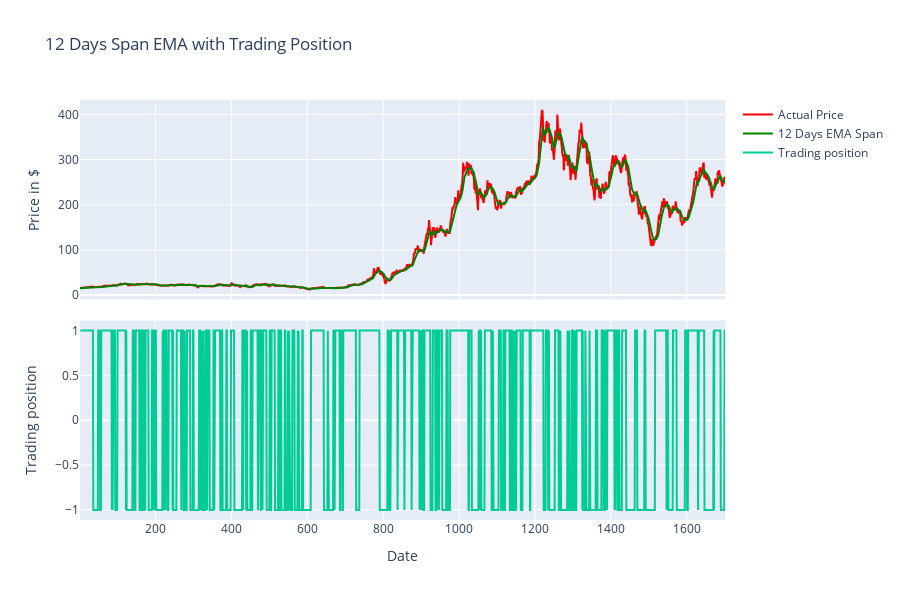

Source (notebook cell):
### Code cell
'''fig, (ax1, ax2) = plt.subplots(2, 1, figsize=(17,10))

ax1.plot(stock['Close'], label='Actual Price', color = 'red')
ax1.plot(stock['EMA_12'], label = '12 Days EMA Span', color = 'green')
ax1.set_title('12 Days Span EMA with Trading Position')
ax1.set_ylabel('Price in $')
ax1.legend(loc='best')

ax2.plot(stock['EMA_12_Signal'], label='Trading position')
ax2.set_title('Trading Signal')
ax2.set_xlabel('Date')
ax2.set_ylabel('Trading position')

fig.savefig('Trading_Strategy.png')'''

import plotly.graph_objects as go
from plotly.subplots import make_subplots

fig = make_subplots(rows=2, cols=1, shared_xaxes=True, 
                    vertical_spacing=0.05)

fig.add_trace(go.Scatter(
    x=stock.index, 
    y=stock['Close'], 
    name='Actual Price',
    marker_color='red'
), row=1, col=1)

fig.add_trace(go.Scatter(
    x=stock.index, 
    y=stock['EMA_12'],
    name='12 Days EMA Span',
    marker_color='green'
), row=1, col=1)

fig.update_yaxes(title_text="Price in $", row=1, col=1)

fig.add_trace(go.Scatter(
    x=stock.index, 
    y=stock['EMA_12_Signal'], 
    name='Trading position'
), row=2, col=1) 

fig.update_yaxes(title_text="Trading position", row=2, col=1)

fig.update_xaxes(title_text="Date", row=2, col=1)

fig.update_layout(
    title_text="12 Days Span EMA with Trading Position", 
    height=600
)

fig.show()

### Figure 1 — Plotly figure (JSON) as saved in the notebook; plotly's stock layout.template omitted (floating-point values rounded to 4 significant figures; data arrays with more than 128 entries replaced by an {"elided": "..."} marker saying what was removed)
{"data": [{"marker": {"color": "red"}, "name": "Actual Price", "type": "scatter", "x": {"elided": "1701 int values"}, "xaxis": "x", "y": {"elided": "1701 float values"}, "yaxis": "y"}, {"marker": {"color": "green"}, "name": "12 Days EMA Span", "type": "scatter", "x": {"elided": "1701 int values"}, "xaxis": "x", "y": {"elided": "1701 float values"}, "yaxis": "y"}, {"name": "Trading position", "type": "scatter", "x": {"elided": "1701 int values"}, "xaxis": "x2", "y": {"elided": "1701 int values"}, "yaxis": "y2"}], "layout": {"height": 600, "title": {"text": "12 Days Span EMA with Trading Position"}, "xaxis": {"anchor": "y", "domain": [0, 1], "matches": "x2", "showticklabels": false}, "xaxis2": {"anchor": "y2", "domain": [0, 1], "title": {"text": "Date"}}, "yaxis": {"anchor": "x", "domain": [0.525, 1], "title": {"text": "Price in $"}}, "yaxis2": {"anchor": "x2", "domain": [0, 0.475], "title": {"text": "Trading position"}}}}
